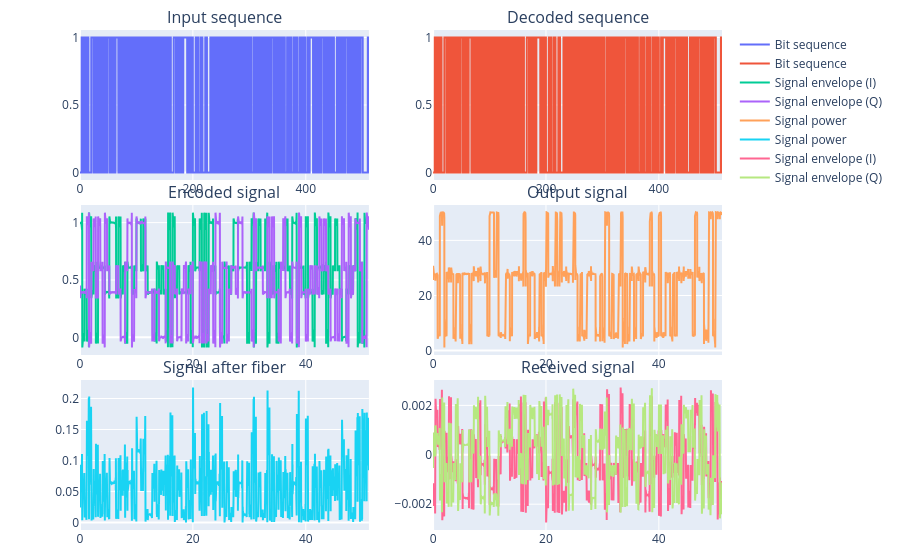

Here is the notebook cell this chart was saved with:
### Code cell
fig = make_subplots(
    rows=3,
    cols=2,
    subplot_titles=(
        "Input sequence", "Decoded sequence",
        "Encoded signal", "Output signal",
        "Signal after fiber", "Received signal"
    ),
    vertical_spacing = 0.05
)

plot_bitseq(input_signal, fig, 0, row=1, col=1)
plot_bitseq(system.output, fig, row=1, col=2)
plot_envelope(system.find_child("encoder_output").output, fig, row=2, col=1)
plot_power(system.find_child("modulator").output, fig, row=2, col=2)
plot_power(system.find_child("channel").output, fig, row=3, col=1)

plot_envelope(system.find_child("receiver_output").output, fig, row=3, col=2)

fig.update_layout(
    autosize=True,
    height=1000,
    margin=dict(t=30, b=30)
)
fig.show()

### Figure 1 — Plotly figure (JSON) as saved in the notebook; plotly's stock layout.template omitted (floating-point values rounded to 4 significant figures; data arrays with more than 128 entries replaced by an {"elided": "..."} marker saying what was removed)
{"data": [{"name": "Bit sequence", "type": "scatter", "x": {"elided": "5120 float values"}, "xaxis": "x", "y": {"elided": "5120 int values"}, "yaxis": "y"}, {"name": "Bit sequence", "type": "scatter", "x": {"elided": "5120 float values"}, "xaxis": "x2", "y": {"elided": "5120 int values"}, "yaxis": "y2"}, {"name": "Signal envelope (I)", "type": "scatter", "x": {"elided": "5120 float values"}, "xaxis": "x3", "y": {"elided": "5120 float values"}, "yaxis": "y3"}, {"name": "Signal envelope (Q)", "type": "scatter", "x": {"elided": "5120 float values"}, "xaxis": "x3", "y": {"elided": "5120 float values"}, "yaxis": "y3"}, {"name": "Signal power", "type": "scatter", "x": {"elided": "5120 float values"}, "xaxis": "x4", "y": {"elided": "5120 float values"}, "yaxis": "y4"}, {"name": "Signal power", "type": "scatter", "x": {"elided": "5120 float values"}, "xaxis": "x5", "y": {"elided": "5120 float values"}, "yaxis": "y5"}, {"name": "Signal envelope (I)", "type": "scatter", "x": {"elided": "5120 float values"}, "xaxis": "x6", "y": {"elided": "5120 float values"}, "yaxis": "y6"}, {"name": "Signal envelope (Q)", "type": "scatter", "x": {"elided": "5120 float values"}, "xaxis": "x6", "y": {"elided": "5120 float values"}, "yaxis": "y6"}], "layout": {"annotations": [{"font": {"size": 16}, "showarrow": false, "text": "Input sequence", "x": 0.225, "xanchor": "center", "xref": "paper", "y": 1, "yanchor": "bottom", "yref": "paper"}, {"font": {"size": 16}, "showarrow": false, "text": "Decoded sequence", "x": 0.775, "xanchor": "center", "xref": "paper", "y": 1, "yanchor": "bottom", "yref": "paper"}, {"font": {"size": 16}, "showarrow": false, "text": "Encoded signal", "x": 0.225, "xanchor": "center", "xref": "paper", "y": 0.65, "yanchor": "bottom", "yref": "paper"}, {"font": {"size": 16}, "showarrow": false, "text": "Output signal", "x": 0.775, "xanchor": "center", "xref": "paper", "y": 0.65, "yanchor": "bottom", "yref": "paper"}, {"font": {"size": 16}, "showarrow": false, "text": "Signal after fiber", "x": 0.225, "xanchor": "center", "xref": "paper", "y": 0.3, "yanchor": "bottom", "yref": "paper"}, {"font": {"size": 16}, "showarrow": false, "text": "Received signal", "x": 0.775, "xanchor": "center", "xref": "paper", "y": 0.3, "yanchor": "bottom", "yref": "paper"}], "autosize": true, "margin": {"b": 30, "t": 30}, "xaxis": {"anchor": "y", "autorange": true, "domain": [0, 0.45], "range": [0, 511.9], "type": "linear"}, "xaxis2": {"anchor": "y2", "autorange": true, "domain": [0.55, 1], "range": [0, 511.9], "type": "linear"}, "xaxis3": {"anchor": "y3", "autorange": true, "domain": [0, 0.45], "range": [0, 51.19], "type": "linear"}, "xaxis4": {"anchor": "y4", "autorange": true, "domain": [0.55, 1], "range": [0, 51.19], "type": "linear"}, "xaxis5": {"anchor": "y5", "autorange": true, "domain": [0, 0.45], "range": [0, 51.19], "type": "linear"}, "xaxis6": {"anchor": "y6", "autorange": true, "domain": [0.55, 1], "range": [0, 51.19], "type": "linear"}, "yaxis": {"anchor": "x", "autorange": true, "domain": [0.7, 1], "range": [-0.05556, 1.056], "type": "linear"}, "yaxis2": {"anchor": "x2", "autorange": true, "domain": [0.7, 1], "range": [-0.05556, 1.056], "type": "linear"}, "yaxis3": {"anchor": "x3", "autorange": true, "domain": [0.35, 0.65], "range": [-0.1541, 1.153], "type": "linear"}, "yaxis4": {"anchor": "x4", "autorange": true, "domain": [0.35, 0.65], "range": [-1.594, 52.84], "type": "linear"}, "yaxis5": {"anchor": "x5", "autorange": true, "domain": [0, 0.3], "range": [-0.01201, 0.2298], "type": "linear"}, "yaxis6": {"anchor": "x6", "autorange": true, "domain": [0, 0.3], "range": [-0.003045, 0.003027], "type": "linear"}}}
